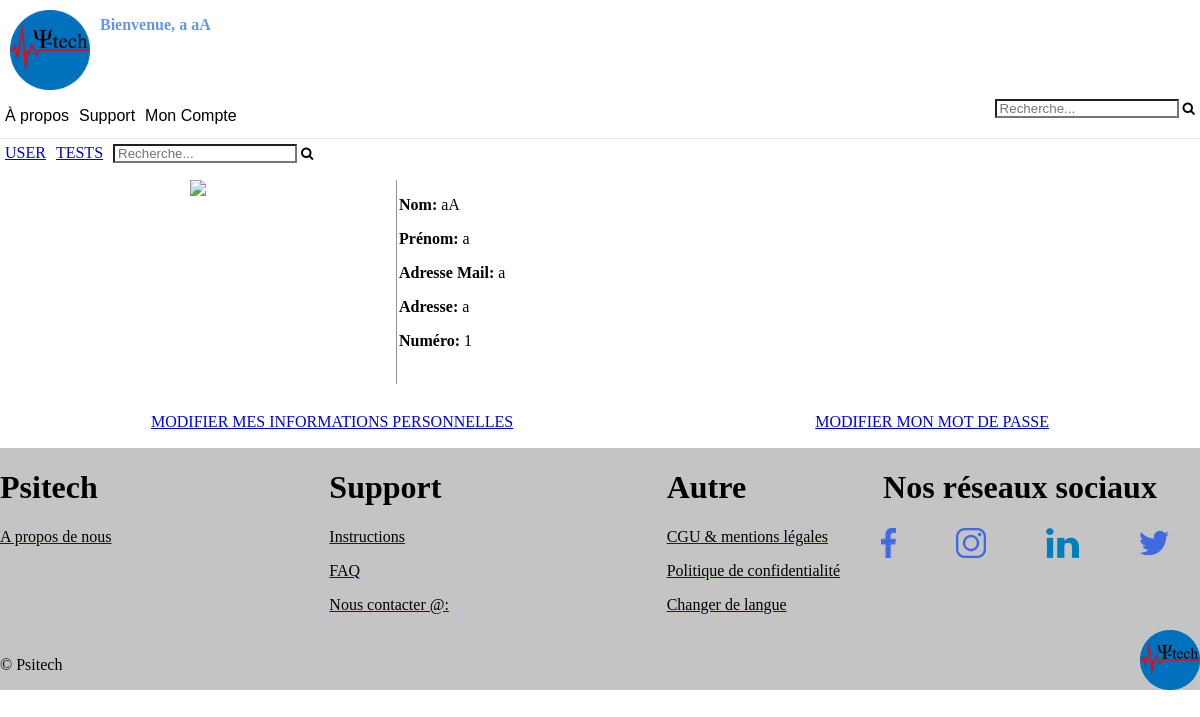
Page /APP/profil.php?profileid=27 (signed in) on the committed database.
### tables this page shows
CREATE TABLE IF NOT EXISTS `compte` (
  `id` int(11) NOT NULL AUTO_INCREMENT,
  `mail` varchar(255) NOT NULL,
  `mdp` varchar(255) NOT NULL DEFAULT 'mdp',
  `birthday` date NOT NULL,
  `phone` int(11) NOT NULL,
  `nom` varchar(150) NOT NULL,
  `prenom` varchar(150) NOT NULL,
  `genre` int(1) NOT NULL,
  `pays` text NOT NULL,
  `ville` text NOT NULL,
  `ZIP` int(11) NOT NULL,
  `adresse` text NOT NULL,
  `adresse2` text NOT NULL,
  `typeUtilisateur` int(14) NOT NULL DEFAULT '2',
  PRIMARY KEY (`id`),
  UNIQUE KEY `mail` (`mail`)
);

### APP/profil.php (the view, shortened to what this page needs)
<!DOCTYPE html>
<html>
	<head>
		<link rel="stylesheet" href="CSS/profil.css">
		<link rel="stylesheet" href="https://cdnjs.cloudflare.com/ajax/libs/font-awesome/4.7.0/css/font-awesome.min.css">
	<body>
		<?php include("header.php");
		try
		{
			$bdd = new PDO('mysql:host=localhost;dbname=app;charset=utf8', 'root', '',array(PDO::ATTR_ERRMODE => PDO::ERRMODE_EXCEPTION));
		}
		catch(Exception $e)
		{
			die('erreur:'.$e -> getMessage());
		}
		if (isset($_GET['profileid'])) {
			$currentid = $_GET['profileid'];
		} else {
			header("Location:profil.php?profileid=".urlencode($_SESSION['id']));
		}
		$req = $bdd -> query("SELECT id,nom,prenom,mail,adresse,phone FROM compte WHERE id='$currentid'");
		$req -> execute(array('id' => $_SESSION['id']));
		$profil = $req->fetch();
		?>
		<div class="affichage">
			<div class="menuProfil1">
				<a href="profil.php?profileid=<?php echo $_SESSION['id'] ?>">USER</a>
				<a href="tests.php">TESTS</a>
				<form class="menuinput" action="SearchProfile.php">
		  			<input type="search" name="searchtext" placeholder="Recherche..." id ="search-bar-profile">
					<button type="submit" id="search-button"><i class="fa fa-search"></i></button>
		  		</form>
			</div>
			<?php if ($req->rowCount() > 0) {  ?>
			<div class="infos">
				<div class="col-2-2">
					<img id="profilephoto" src="Media/Emptyprofile.png">
				</div>
				<div>
					<p><strong>Nom:</strong> <?php echo $profil['nom']?></p>
					<p><strong>Prénom:</strong>  <?php echo $profil['prenom']?> </p>
					<p><strong>Adresse Mail:</strong> <?php echo $profil['mail']?></p>
					<p><strong>Adresse:</strong> <?php echo $profil['adresse']?></p>
					<p><strong>Numéro:</strong> <?php echo $profil['phone']?></p>
				</div>
			</div>
			<?php } ?>
			<?php
			if (($profil['id'] == $_SESSION['id'])) {	?>
			<div class="menuProfil2">
				<a href="modifINFO.php">MODIFIER MES INFORMATIONS PERSONNELLES</a>
				<a href="modifMDP.php">MODIFIER MON MOT DE PASSE</a>
			</div>
			<?php } ?>
		</div>
		<?php include("footer.php"); ?>
	</body>
</html>

### APP/CSS/profil.css (style rules this page uses)
body { height: 100%; width: 100%; margin: 0; padding: 0; }
.affichage { display: flex; justify-content: space-between; flex-direction: column; flex-wrap: wrap; margin-bottom: 1%; }
.menuProfil1 { display: flex; flex-direction: row; margin-bottom: 1%; }
.menuProfil1 a { margin: 5px; }
.infos { display: flex; flex: 1; }
.infos p { margin-left: 2px; }
.menuProfil2 { display: flex; flex-direction: row; justify-content: space-around; margin-top: 2%; }
.menuProfil2 a { text-align: end; margin: 5px; }
.col-1-2, .col-2-2 { width: 33%; display: inline-block; text-align: center; border-right: 1px solid #949599; }

### APP/CSS/header.css (style rules this page uses)
.menubtn a, .contenuMenu a, { color: white; text-decoration: none; }
.menuinput { width: 100%; font-size: medium; border: none; background: transparent; color: white; padding: 5px; }
input[type=search] { padding: 0px; padding-left: 3px; display: inline-block; border-radius: 0px; }
#search-button { margin: 0px; border: none; padding: 0px; color: black; text-align: center; background-color: transparent; display: inline-block; }
.menuinput { display: inline-block; height: 100%; width: 100%; }

### rows in the picture
compte: nom "aA", prenom "a", mail "a", adresse "a", phone "1"

### other values in the picture
$_SESSION['prenom'] "a"
$_SESSION['nom'] "aA"
